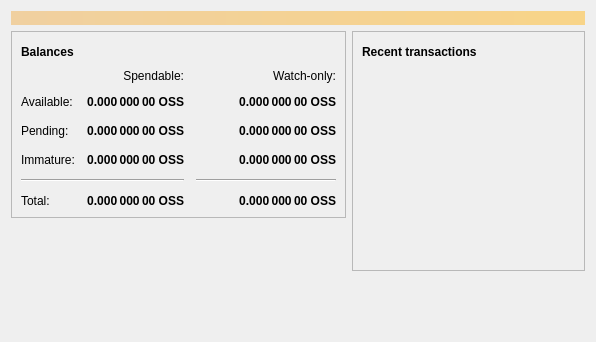
<?xml version="1.0" encoding="UTF-8"?>
<ui version="4.0">
 <class>OverviewPage</class>
 <widget class="QWidget" name="OverviewPage">
  <property name="geometry">
   <rect>
    <x>0</x>
    <y>0</y>
    <width>596</width>
    <height>342</height>
   </rect>
  </property>
  <property name="windowTitle">
   <string>Form</string>
  </property>
  <layout class="QVBoxLayout" name="topLayout">
   <item>
    <widget class="QLabel" name="labelAlerts">
     <property name="visible">
      <bool>false</bool>
     </property>
     <property name="styleSheet">
      <string notr="true">QLabel { background-color: qlineargradient(x1: 0, y1: 0, x2: 1, y2: 0, stop:0 #F0D0A0, stop:1 #F8D488); color:#000000; }</string>
     </property>
     <property name="wordWrap">
      <bool>true</bool>
     </property>
     <property name="margin">
      <number>3</number>
     </property>
     <property name="textInteractionFlags">
      <set>Qt::TextSelectableByMouse</set>
     </property>
    </widget>
   </item>
   <item>
    <layout class="QHBoxLayout" name="horizontalLayout" stretch="1,1">
     <item>
      <layout class="QVBoxLayout" name="verticalLayout_2">
       <item>
        <widget class="QFrame" name="frame">
         <property name="frameShape">
          <enum>QFrame::StyledPanel</enum>
         </property>
         <property name="frameShadow">
          <enum>QFrame::Raised</enum>
         </property>
         <layout class="QVBoxLayout" name="verticalLayout_4">
          <item>
           <layout class="QHBoxLayout" name="horizontalLayout_4">
            <item>
             <widget class="QLabel" name="label_5">
              <property name="font">
               <font>
                <weight>75</weight>
                <bold>true</bold>
               </font>
              </property>
              <property name="text">
               <string>Balances</string>
              </property>
             </widget>
            </item>
            <item>
             <widget class="QPushButton" name="labelWalletStatus">
              <property name="enabled">
               <bool>true</bool>
              </property>
              <property name="maximumSize">
               <size>
                <width>30</width>
                <height>16777215</height>
               </size>
              </property>
              <property name="toolTip">
               <string>The displayed information may be out of date. Your wallet automatically synchronizes with the Sosscoin network after a connection is established, but this process has not completed yet.</string>
              </property>
              <property name="text">
               <string/>
              </property>
              <property name="icon">
               <iconset resource="../bitcoin.qrc">
                <normaloff>:/icons/warning</normaloff>
                <disabledoff>:/icons/warning</disabledoff>:/icons/warning</iconset>
              </property>
              <property name="iconSize">
               <size>
                <width>24</width>
                <height>24</height>
               </size>
              </property>
              <property name="flat">
               <bool>true</bool>
              </property>
             </widget>
            </item>
            <item>
             <spacer name="horizontalSpacer_3">
              <property name="orientation">
               <enum>Qt::Horizontal</enum>
              </property>
              <property name="sizeHint" stdset="0">
               <size>
                <width>40</width>
                <height>20</height>
               </size>
              </property>
             </spacer>
            </item>
           </layout>
          </item>
          <item>
           <layout class="QGridLayout" name="gridLayout">
            <property name="spacing">
             <number>12</number>
            </property>
            <item row="2" column="2">
             <widget class="QLabel" name="labelWatchPending">
              <property name="font">
               <font>
                <weight>75</weight>
                <bold>true</bold>
               </font>
              </property>
              <property name="cursor">
               <cursorShape>IBeamCursor</cursorShape>
              </property>
              <property name="toolTip">
               <string>Unconfirmed transactions to watch-only addresses</string>
              </property>
              <property name="text">
               <string notr="true">0.000 000 00 OSS</string>
              </property>
              <property name="alignment">
               <set>Qt::AlignRight|Qt::AlignTrailing|Qt::AlignVCenter</set>
              </property>
              <property name="textInteractionFlags">
               <set>Qt::LinksAccessibleByMouse|Qt::TextSelectableByKeyboard|Qt::TextSelectableByMouse</set>
              </property>
             </widget>
            </item>
            <item row="2" column="1">
             <widget class="QLabel" name="labelUnconfirmed">
              <property name="font">
               <font>
                <weight>75</weight>
                <bold>true</bold>
               </font>
              </property>
              <property name="cursor">
               <cursorShape>IBeamCursor</cursorShape>
              </property>
              <property name="toolTip">
               <string>Total of transactions that have yet to be confirmed, and do not yet count toward the spendable balance</string>
              </property>
              <property name="text">
               <string notr="true">0.000 000 00 OSS</string>
              </property>
              <property name="alignment">
               <set>Qt::AlignRight|Qt::AlignTrailing|Qt::AlignVCenter</set>
              </property>
              <property name="textInteractionFlags">
               <set>Qt::LinksAccessibleByMouse|Qt::TextSelectableByKeyboard|Qt::TextSelectableByMouse</set>
              </property>
             </widget>
            </item>
            <item row="3" column="2">
             <widget class="QLabel" name="labelWatchImmature">
              <property name="font">
               <font>
                <weight>75</weight>
                <bold>true</bold>
               </font>
              </property>
              <property name="cursor">
               <cursorShape>IBeamCursor</cursorShape>
              </property>
              <property name="toolTip">
               <string>Mined balance in watch-only addresses that has not yet matured</string>
              </property>
              <property name="text">
               <string notr="true">0.000 000 00 OSS</string>
              </property>
              <property name="alignment">
               <set>Qt::AlignRight|Qt::AlignTrailing|Qt::AlignVCenter</set>
              </property>
              <property name="textInteractionFlags">
               <set>Qt::LinksAccessibleByMouse|Qt::TextSelectableByKeyboard|Qt::TextSelectableByMouse</set>
              </property>
             </widget>
            </item>
            <item row="4" column="0" colspan="2">
             <widget class="Line" name="line">
              <property name="orientation">
               <enum>Qt::Horizontal</enum>
              </property>
             </widget>
            </item>
            <item row="4" column="2">
             <widget class="Line" name="lineWatchBalance">
              <property name="sizePolicy">
               <sizepolicy hsizetype="Preferred" vsizetype="Fixed">
                <horstretch>0</horstretch>
                <verstretch>0</verstretch>
               </sizepolicy>
              </property>
              <property name="minimumSize">
               <size>
                <width>140</width>
                <height>0</height>
               </size>
              </property>
              <property name="orientation">
               <enum>Qt::Horizontal</enum>
              </property>
             </widget>
            </item>
            <item row="5" column="0">
             <widget class="QLabel" name="labelTotalText">
              <property name="text">
               <string>Total:</string>
              </property>
             </widget>
            </item>
            <item row="3" column="1">
             <widget class="QLabel" name="labelImmature">
              <property name="font">
               <font>
                <weight>75</weight>
                <bold>true</bold>
               </font>
              </property>
              <property name="cursor">
               <cursorShape>IBeamCursor</cursorShape>
              </property>
              <property name="toolTip">
               <string>Mined balance that has not yet matured</string>
              </property>
              <property name="text">
               <string notr="true">0.000 000 00 OSS</string>
              </property>
              <property name="alignment">
               <set>Qt::AlignRight|Qt::AlignTrailing|Qt::AlignVCenter</set>
              </property>
              <property name="textInteractionFlags">
               <set>Qt::LinksAccessibleByMouse|Qt::TextSelectableByKeyboard|Qt::TextSelectableByMouse</set>
              </property>
             </widget>
            </item>
            <item row="2" column="3">
             <spacer name="horizontalSpacer_2">
              <property name="orientation">
               <enum>Qt::Horizontal</enum>
              </property>
              <property name="sizeHint" stdset="0">
               <size>
                <width>40</width>
                <height>20</height>
               </size>
              </property>
             </spacer>
            </item>
            <item row="3" column="0">
             <widget class="QLabel" name="labelImmatureText">
              <property name="text">
               <string>Immature:</string>
              </property>
             </widget>
            </item>
            <item row="5" column="1">
             <widget class="QLabel" name="labelTotal">
              <property name="font">
               <font>
                <weight>75</weight>
                <bold>true</bold>
               </font>
              </property>
              <property name="cursor">
               <cursorShape>IBeamCursor</cursorShape>
              </property>
              <property name="toolTip">
               <string>Your current total balance</string>
              </property>
              <property name="text">
               <string notr="true">0.000 000 00 OSS</string>
              </property>
              <property name="alignment">
               <set>Qt::AlignRight|Qt::AlignTrailing|Qt::AlignVCenter</set>
              </property>
              <property name="textInteractionFlags">
               <set>Qt::LinksAccessibleByMouse|Qt::TextSelectableByKeyboard|Qt::TextSelectableByMouse</set>
              </property>
             </widget>
            </item>
            <item row="5" column="2">
             <widget class="QLabel" name="labelWatchTotal">
              <property name="font">
               <font>
                <weight>75</weight>
                <bold>true</bold>
               </font>
              </property>
              <property name="cursor">
               <cursorShape>IBeamCursor</cursorShape>
              </property>
              <property name="toolTip">
               <string>Current total balance in watch-only addresses</string>
              </property>
              <property name="text">
               <string notr="true">0.000 000 00 OSS</string>
              </property>
              <property name="alignment">
               <set>Qt::AlignRight|Qt::AlignTrailing|Qt::AlignVCenter</set>
              </property>
              <property name="textInteractionFlags">
               <set>Qt::LinksAccessibleByMouse|Qt::TextSelectableByKeyboard|Qt::TextSelectableByMouse</set>
              </property>
             </widget>
            </item>
            <item row="0" column="2">
             <widget class="QLabel" name="labelWatchonly">
              <property name="text">
               <string>Watch-only:</string>
              </property>
              <property name="alignment">
               <set>Qt::AlignRight|Qt::AlignTrailing|Qt::AlignVCenter</set>
              </property>
             </widget>
            </item>
            <item row="1" column="0">
             <widget class="QLabel" name="labelBalanceText">
              <property name="text">
               <string>Available:</string>
              </property>
             </widget>
            </item>
            <item row="1" column="1">
             <widget class="QLabel" name="labelBalance">
              <property name="font">
               <font>
                <weight>75</weight>
                <bold>true</bold>
               </font>
              </property>
              <property name="cursor">
               <cursorShape>IBeamCursor</cursorShape>
              </property>
              <property name="toolTip">
               <string>Your current spendable balance</string>
              </property>
              <property name="text">
               <string notr="true">0.000 000 00 OSS</string>
              </property>
              <property name="alignment">
               <set>Qt::AlignRight|Qt::AlignTrailing|Qt::AlignVCenter</set>
              </property>
              <property name="textInteractionFlags">
               <set>Qt::LinksAccessibleByMouse|Qt::TextSelectableByKeyboard|Qt::TextSelectableByMouse</set>
              </property>
             </widget>
            </item>
            <item row="1" column="2">
             <widget class="QLabel" name="labelWatchAvailable">
              <property name="font">
               <font>
                <weight>75</weight>
                <bold>true</bold>
               </font>
              </property>
              <property name="cursor">
               <cursorShape>IBeamCursor</cursorShape>
              </property>
              <property name="toolTip">
               <string>Your current balance in watch-only addresses</string>
              </property>
              <property name="text">
               <string notr="true">0.000 000 00 OSS</string>
              </property>
              <property name="alignment">
               <set>Qt::AlignRight|Qt::AlignTrailing|Qt::AlignVCenter</set>
              </property>
              <property name="textInteractionFlags">
               <set>Qt::LinksAccessibleByMouse|Qt::TextSelectableByKeyboard|Qt::TextSelectableByMouse</set>
              </property>
             </widget>
            </item>
            <item row="2" column="0">
             <widget class="QLabel" name="labelPendingText">
              <property name="text">
               <string>Pending:</string>
              </property>
             </widget>
            </item>
            <item row="0" column="1">
             <widget class="QLabel" name="labelSpendable">
              <property name="text">
               <string>Spendable:</string>
              </property>
              <property name="alignment">
               <set>Qt::AlignRight|Qt::AlignTrailing|Qt::AlignVCenter</set>
              </property>
             </widget>
            </item>
           </layout>
          </item>
         </layout>
        </widget>
       </item>
       <item>
        <spacer name="verticalSpacer">
         <property name="orientation">
          <enum>Qt::Vertical</enum>
         </property>
         <property name="sizeHint" stdset="0">
          <size>
           <width>20</width>
           <height>40</height>
          </size>
         </property>
        </spacer>
       </item>
      </layout>
     </item>
     <item>
      <layout class="QVBoxLayout" name="verticalLayout_3">
       <item>
        <widget class="QFrame" name="frame_2">
         <property name="frameShape">
          <enum>QFrame::StyledPanel</enum>
         </property>
         <property name="frameShadow">
          <enum>QFrame::Raised</enum>
         </property>
         <layout class="QVBoxLayout" name="verticalLayout">
          <item>
           <layout class="QHBoxLayout" name="horizontalLayout_2">
            <item>
             <widget class="QLabel" name="label_4">
              <property name="font">
               <font>
                <weight>75</weight>
                <bold>true</bold>
               </font>
              </property>
              <property name="text">
               <string>Recent transactions</string>
              </property>
             </widget>
            </item>
            <item>
             <widget class="QPushButton" name="labelTransactionsStatus">
              <property name="enabled">
               <bool>true</bool>
              </property>
              <property name="maximumSize">
               <size>
                <width>30</width>
                <height>16777215</height>
               </size>
              </property>
              <property name="toolTip">
               <string>The displayed information may be out of date. Your wallet automatically synchronizes with the Sosscoin network after a connection is established, but this process has not completed yet.</string>
              </property>
              <property name="text">
               <string/>
              </property>
              <property name="icon">
               <iconset resource="../bitcoin.qrc">
                <normaloff>:/icons/warning</normaloff>
                <disabledoff>:/icons/warning</disabledoff>:/icons/warning</iconset>
              </property>
              <property name="iconSize">
               <size>
                <width>24</width>
                <height>24</height>
               </size>
              </property>
              <property name="flat">
               <bool>true</bool>
              </property>
             </widget>
            </item>
            <item>
             <spacer name="horizontalSpacer">
              <property name="orientation">
               <enum>Qt::Horizontal</enum>
              </property>
              <property name="sizeHint" stdset="0">
               <size>
                <width>40</width>
                <height>20</height>
               </size>
              </property>
             </spacer>
            </item>
           </layout>
          </item>
          <item>
           <widget class="QListView" name="listTransactions">
            <property name="styleSheet">
             <string notr="true">QListView { background: transparent; }</string>
            </property>
            <property name="frameShape">
             <enum>QFrame::NoFrame</enum>
            </property>
            <property name="verticalScrollBarPolicy">
             <enum>Qt::ScrollBarAlwaysOff</enum>
            </property>
            <property name="horizontalScrollBarPolicy">
             <enum>Qt::ScrollBarAlwaysOff</enum>
            </property>
            <property name="selectionMode">
             <enum>QAbstractItemView::NoSelection</enum>
            </property>
           </widget>
          </item>
         </layout>
        </widget>
       </item>
       <item>
        <spacer name="verticalSpacer_2">
         <property name="orientation">
          <enum>Qt::Vertical</enum>
         </property>
         <property name="sizeHint" stdset="0">
          <size>
           <width>20</width>
           <height>40</height>
          </size>
         </property>
        </spacer>
       </item>
      </layout>
     </item>
    </layout>
   </item>
  </layout>
 </widget>
 <resources/>
 <connections/>
</ui>
